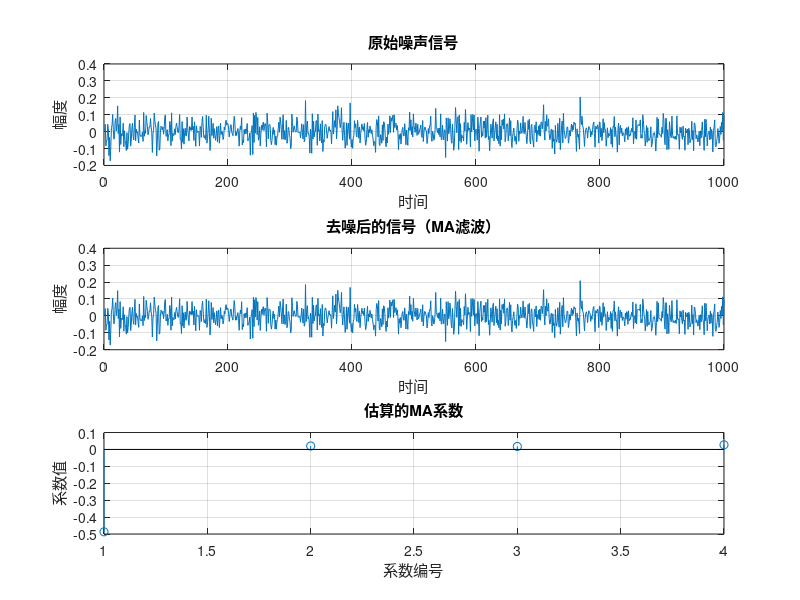

Write MATLAB code to recreate this figure.
clc;
clear;
close all;

% 生成一个简单的噪声信号
n = 1000; % 信号长度
% v = sqrt(0.1)*randn(n,1); % 生成白噪声
order_ma = 4; % 假设MA模型阶数为4
%% 产生均值为0方差为0.1的噪声信号
v = sqrt(0.003)*randn(n,1);

%% 产生AR模型的噪声
ar = [1, 1/2]; % AR模型
v_ar = filter(1, ar, v);
% 计算噪声的自相关函数
[acf, lags] = xcorr(v_ar, order_ma, 'unbiased'); % 计算自相关函数

% 只取正向自相关
acf = acf(order_ma+1:end); 

% 设计一个矩阵，使用最小二乘法估算MA系数
R = toeplitz(acf(1:end-1));  % 自相关矩阵（长度为阶数-1）
b = acf(2:end);               % 自相关向量（去除自相关函数的第一个元素）

% 使用最小二乘法求解MA系数
ma_coeff = R\b;

% 打印结果
disp('估算的MA系数：');
disp(ma_coeff);

% 使用估算的MA系数生成去噪后的信号
v_ma_filtered = filter([1; -ma_coeff], 1, v_ar); 

% 绘制结果
figure;
subplot(3,1,1);
plot(v); 
title('原始噪声信号');
xlabel('时间');
ylabel('幅度');
grid on;

subplot(3,1,2);
plot(v_ma_filtered); 
title('去噪后的信号（MA滤波）');
xlabel('时间');
ylabel('幅度');
grid on;

subplot(3,1,3);
stem(ma_coeff); 
title('估算的MA系数');
xlabel('系数编号');
ylabel('系数值');
grid on;
